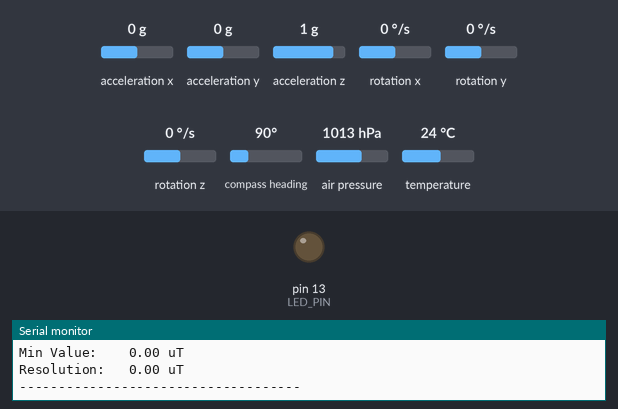
A sketch run on a simulated Arduino Uno, built with avr-gcc and run on an emulated ATmega328P. Shown: output pins drawn as LEDs (lit = HIGH), the last lines printed to the serial monitor. Dashed ring = blinking. Inputs (shaded band) come from the test bench; at power-on: acceleration x 0 g, acceleration y 0 g, acceleration z 1 g, rotation x 0 °/s, rotation y 0 °/s, rotation z 0 °/s, compass heading 90°, air pressure 1013 hPa, temperature 24 °C.

Above: at 0.8 s.
At 3.6 s:
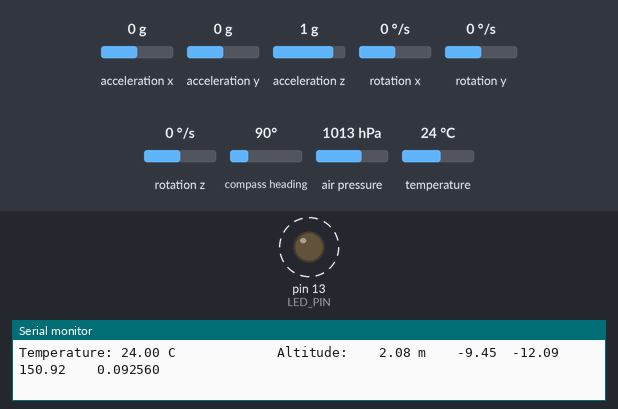
3.7 s: acceleration x set to -1.4 g
6.7 s: acceleration y set to -1.4 g
9.7 s: acceleration z set to 1.4 g
12.7 s: rotation x set to -192 °/s
Timing chart, 0 to 16.7 s (numbered marks = the images above; inputs shaded):
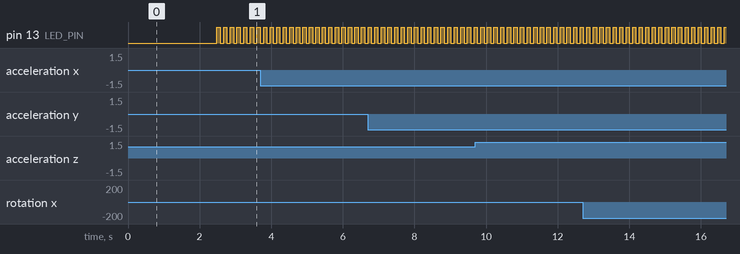

Measured:
- by itself, pin 13 (LED_PIN): alternates HIGH for 0.09 s and LOW for 0.09 s

The sketch:

MPU6050_DMP9_stm32raw.ino
```cpp
// I2Cdev and MPU6050 must be installed as libraries, or else the .cpp/.h files
// for both classes must be in the include path of your project
#include "I2Cdev.h"
#include "MPU6050.h"
//#include "MPU6050_6Axis_MotionApps20.h"
#if I2CDEV_IMPLEMENTATION == I2CDEV_ARDUINO_WIRE
#include "Wire.h"
#endif
MPU6050 accelgyro;
//////////////////////////////////
#include <Adafruit_Sensor.h>
#include <Adafruit_HMC5883_U.h>
#include <Adafruit_BMP085_U.h>
/* Assign a unique ID to this sensor at the same time */
Adafruit_HMC5883_Unified mag = Adafruit_HMC5883_Unified(12345);
Adafruit_BMP085_Unified bmp = Adafruit_BMP085_Unified(10085);
// Find yours here: http://www.magnetic-declination.com/
// Mine is: -13* 2' W, which is ~13 Degrees, or (which we need) 0.22 radians
float declinationAngle = 0; //0.22;


////////////////////////////////////////////////////////////////////////////////
//the Serial needs this library https://github.com/geneReeves/ArduinoStreaming

#include "SensorFusion.h"
//#include "Streaming.h"
int16_t gx, gy, gz, ax, ay, az, mx, my, mz;
float _gx, _gy, _gz, _ax, _ay, _az, _mx, _my, _mz;
float pitch, roll, yaw;
float deltat;
SF filter;

#define EULER_DATA
//#define RAW_DATA
//#define PROCESSING


int LED_PIN = LED_BUILTIN ; // (Arduino is 13, Teensy is 11, Teensy++ is 6)
bool blinkState = false;

// ================================================================
// ===                      INITIAL SETUP                       ===
// ================================================================

void setup() {

  Serial.begin(9600);

  accelgyro_init();

  mag_init();

  // configure LED for output
  pinMode(LED_PIN, OUTPUT);
  delay(1000);
  BMP_setup();
}


// ================================================================
// ===                    MAIN PROGRAM LOOP                     ===
// ================================================================

void loop() {

  BMP_loop();

  // read raw accel/gyro measurements from device
  accelgyro.getMotion6(&ax, &ay, &az, &gx, &gy, &gz);

  // these methods (and a few others) are also available
  //accelgyro.getAcceleration(&ax, &ay, &az);
  //accelgyro.getRotation(&gx, &gy, &gz);
  processAccelData();
  processGyroData();

  mag_update();


  // now you should read the gyroscope, accelerometer (and magnetometer if you have it also)
  // NOTE: the gyroscope data have to be in radians
  // if you have them in degree convert them with: DEG_TO_RAD example: gx * DEG_TO_RAD

  deltat = filter.deltatUpdate(); //this have to be done before calling the filter update
  //choose only one of these two:
  //filter.MahonyUpdate(_gx, _gy, _gz, _ax, _ay, _az, deltat);  //mahony is suggested if there isn't the mag and the mcu is slow
  filter.MadgwickUpdate(_gx, _gy, _gz, _ax, _ay, _az, _mx, _my, _mz, deltat);  //else use the magwick, it is slower but more accurate

  pitch = filter.getPitch();
  roll = filter.getRoll();    //you could also use getRollRadians() ecc
  yaw = filter.getYaw();


  Serial.print(roll);
  Serial.print("\t");
  Serial.print(pitch);
  Serial.print("\t");
  Serial.print(yaw);
  Serial.print("\t\t");
  Serial.println(deltat, 6);
  Serial.println();


  // blink LED to indicate activity
  blinkState = !blinkState;
  digitalWrite(LED_PIN, blinkState);
}
```

BMP85.ino
```cpp
void displaySensorDetails(void)
{
  sensor_t sensor;
  bmp.getSensor(&sensor);
  Serial.println("------------------------------------");
  Serial.print  ("Sensor:       "); Serial.println(sensor.name);
  Serial.print  ("Driver Ver:   "); Serial.println(sensor.version);
  Serial.print  ("Unique ID:    "); Serial.println(sensor.sensor_id);
  Serial.print  ("Max Value:    "); Serial.print(sensor.max_value); Serial.println(" hPa");
  Serial.print  ("Min Value:    "); Serial.print(sensor.min_value); Serial.println(" hPa");
  Serial.print  ("Resolution:   "); Serial.print(sensor.resolution); Serial.println(" hPa");
  Serial.println("------------------------------------");
  Serial.println("");
  delay(500);
}

void BMP_setup(void)
{

  Serial.println("Pressure Sensor Test"); Serial.println("");

  /* Initialise the sensor */
  if (!bmp.begin())
  {
    /* There was a problem detecting the BMP085 ... check your connections */
    Serial.print("Ooops, no BMP085 detected ... Check your wiring or I2C ADDR!");

  }

  /* Display some basic information on this sensor */
  displaySensorDetails();
}

void BMP_loop(void)
{
  /* Get a new sensor event */
  sensors_event_t event;
  bmp.getEvent(&event);

  /* Display the results (barometric pressure is measure in hPa) */
  if (event.pressure)
  {
    /* Display atmospheric pressue in hPa */
    //    Serial.print("Pressure:    ");
    //    Serial.print(event.pressure);
    //    Serial.println(" hPa");

    /* Calculating altitude with reasonable accuracy requires pressure    *
       sea level pressure for your position at the moment the data is
       converted, as well as the ambient temperature in degress
       celcius.  If you don't have these values, a 'generic' value of
       1013.25 hPa can be used (defined as SENSORS_PRESSURE_SEALEVELHPA
       in sensors.h), but this isn't ideal and will give variable
       results from one day to the next.
     *                                                                    *
       You can usually find the current SLP value by looking at weather
       websites or from environmental information centers near any major
       airport.
     *                                                                    *
       For example, for Paris, France you can check the current mean
       pressure and sea level at: http://bit.ly/16Au8ol                   */

    /* First we get the current temperature from the BMP085 */
    float temperature;
    bmp.getTemperature(&temperature);
    Serial.print("Temperature: ");
    Serial.print(temperature);
    Serial.print(" C             ");

    /* Then convert the atmospheric pressure, and SLP to altitude         */
    /* Update this next line with the current SLP for better results      */
    float seaLevelPressure = SENSORS_PRESSURE_SEALEVELHPA;
    Serial.print("Altitude:    ");
    Serial.print(bmp.pressureToAltitude(seaLevelPressure,
                                        event.pressure));
    Serial.print(" m    ");
    //    Serial.println("");
  }
  else
  {
    Serial.println("Sensor error");
  }
  //  delay(1000);
}
```

HMC5883_func.ino
```cpp
void mag_init() {

  Serial.println("HMC5883 Magnetometer Test"); Serial.println("");

  /* Initialise the sensor */
  if (!mag.begin())
  {
    /* There was a problem detecting the HMC5883 ... check your connections */
    Serial.println("Ooops, no HMC5883 detected ... Check your wiring!");
    while (1);
  }

  /* Display some basic information on this sensor */
  displaySensorDetails_m();
}


void mag_update()
{
  /* Get a new sensor event */
  sensors_event_t event;
  mag.getEvent(&event);
  _mx = event.magnetic.x;
  _my = event.magnetic.y;
  _mz = event.magnetic.z;

  /* Display the results (magnetic vector values are in micro-Tesla (uT)) */
  //  Serial.print("X: "); Serial.print(event.magnetic.x); Serial.print("  ");
  //  Serial.print("Y: "); Serial.print(event.magnetic.y); Serial.print("  ");
  //  Serial.print("Z: "); Serial.print(event.magnetic.z); Serial.print("  ");Serial.println("uT");

  // Hold the module so that Z is pointing 'up' and you can measure the heading with x&y
  // Calculate heading when the magnetometer is level, then correct for signs of axis.
  //  float heading = atan2(event.magnetic.y, event.magnetic.x);
  //
  //  heading += declinationAngle;
  //
  //  // Correct for when signs are reversed.
  //  if (heading < 0)
  //    heading += 2 * PI;
  //
  //  // Check for wrap due to addition of declination.
  //  if (heading > 2 * PI)
  //    heading -= 2 * PI;
  //
  //  // Convert radians to degrees for readability.
  //  float headingDegrees = heading * 180 / M_PI;
  //
  //  Serial.print("Heading (degrees): "); Serial.println(headingDegrees);

  // delay(15);
}


void displaySensorDetails_m(void)
{
  sensor_t sensor;
  mag.getSensor(&sensor);
  Serial.println("------------------------------------");
  Serial.print  ("Sensor:       "); Serial.println(sensor.name);
  Serial.print  ("Driver Ver:   "); Serial.println(sensor.version);
  Serial.print  ("Unique ID:    "); Serial.println(sensor.sensor_id);
  Serial.print  ("Max Value:    "); Serial.print(sensor.max_value); Serial.println(" uT");
  Serial.print  ("Min Value:    "); Serial.print(sensor.min_value); Serial.println(" uT");
  Serial.print  ("Resolution:   "); Serial.print(sensor.resolution); Serial.println(" uT");
  Serial.println("------------------------------------");
  Serial.println("");
  delay(500);
}
```

MPU6050_func.ino
```cpp
void accelgyro_init() {
#if I2CDEV_IMPLEMENTATION == I2CDEV_ARDUINO_WIRE
  Wire.begin();
#elif I2CDEV_IMPLEMENTATION == I2CDEV_BUILTIN_FASTWIRE
  Fastwire::setup(400, true);
#endif

  // initialize device
  Serial.println("Initializing I2C devices...");
  /*
           setClockSource(MPU6050_CLOCK_PLL_XGYRO);
           setFullScaleGyroRange(MPU6050_GYRO_FS_250);
           setFullScaleAccelRange(MPU6050_ACCEL_FS_2);
  */
  accelgyro.initialize();

  //Your offsets:  -5783 - 2000   968  - 72  - 970  - 326  //gy521
  //Your offsets:  -4720   1987  1022     9  - 40      26  // gy88 10dof
  //               -5030   1989  1035    13  - 42      31  //gy88 10dof_stm
  //
  //Data is printed as: acelX acelY acelZ giroX giroY giroZ
  accelgyro.setZAccelOffset(1022);

  accelgyro.setXGyroOffset(9);
  accelgyro.setYGyroOffset(-40);
  accelgyro.setZGyroOffset(26);


  // verify connection
  Serial.println("Testing device connections...");
  Serial.println(accelgyro.testConnection() ? "MPU6050 connection successful" : "MPU6050 connection failed");
}


void processGyroData() {
  _gx = gx / 131.0 * DEG_TO_RAD;
  _gy = gy / 131.0 * DEG_TO_RAD;
  _gz = gz / 131.0 * DEG_TO_RAD;
}

void processAccelData() {
  _ax = ax / 16384.0;
  _ay = ay / 16384.0;
  _az = az / 16384.0;
}
```

SensorFusion.h
```cpp
//=============================================================================================
// SensorFusion.h
//=============================================================================================
//
// Madgwick's implementation of Mahony's AHRS algorithm.
// See: http://www.x-io.co.uk/open-source-imu-and-ahrs-algorithms/
//
// Date			Author			Notes
// 29/09/2011	SOH Madgwick    Initial release
// 02/10/2011	SOH Madgwick	Optimised for reduced CPU load
// 19/02/2012	SOH Madgwick	Magnetometer measurement is normalised
// 23/11/2017   Aster			Optimised time handling and melted in one library
//
//=============================================================================================
#ifndef SensorFusion_h
#define SensorFusion_h

#include <math.h>
#include "Arduino.h"

//--------------------------------------------------------------------------------------------
// Variable declaration

class SF {
//-------------------------------------------------------------------------------------------
// Function declarations

public:

	SF();

	void MahonyUpdate(float gx, float gy, float gz, float ax, float ay, float az, float mx, float my, float mz, float deltat);
	void MahonyUpdate(float gx, float gy, float gz, float ax, float ay, float az, float deltat);

	void MadgwickUpdate(float gx, float gy, float gz, float ax, float ay, float az, float mx, float my, float mz, float deltat);
    void MadgwickUpdate(float gx, float gy, float gz, float ax, float ay, float az, float deltat);

	//these values are already defined by arduino
	//const float DEG_TO_RAD = 0.0174532925199433f; //PI/180.0f;
	//const float RAD_TO_DEG = 57.29577951308233f; //180.0f/PI

	float deltatUpdate (){
		Now = micros();
		deltat = ((Now - lastUpdate) / 1000000.0f); // set integration time by time elapsed since last filter update
		lastUpdate = Now;
		return deltat;
	}

	float getRoll() {
		if (!anglesComputed) computeAngles();
		return roll * RAD_TO_DEG;
	}
	float getPitch() {
		if (!anglesComputed) computeAngles();
		return pitch * RAD_TO_DEG;
	}
	float getYaw() {
		if (!anglesComputed) computeAngles();
		return yaw * RAD_TO_DEG + 180.0f;
	}
	float getRollRadians() {
		if (!anglesComputed) computeAngles();
		return roll;
	}
	float getPitchRadians() {
		if (!anglesComputed) computeAngles();
		return pitch;
	}
	float getYawRadians() {
		if (!anglesComputed) computeAngles();
		return yaw;
	}

private:
	float beta;				//Madgwick: 2 * proportional gain
	float twoKp;			//Mahony: 2 * proportional gain (Kp)
	float twoKi;			//Mahony: 2 * integral gain (Ki)
	float q0, q1, q2, q3;	// quaternion of sensor frame relative to auxiliary frame
	float integralFBx, integralFBy, integralFBz;  // integral error terms scaled by Ki
	bool anglesComputed;
	static float invSqrt(float x);
	void computeAngles();
	float roll, pitch, yaw;
	float Now,lastUpdate,deltat;

};

#endif
```

Source omitted: SensorFusion.cpp (14723 bytes)
